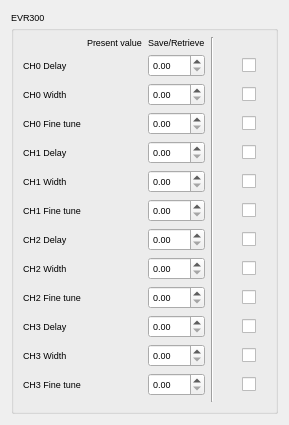
<?xml version="1.0" encoding="UTF-8"?>
<ui version="4.0">
 <class>evrSnapshot</class>
 <widget class="TaurusWidget" name="evrSnapshot">
  <property name="geometry">
   <rect>
    <x>0</x>
    <y>0</y>
    <width>289</width>
    <height>383</height>
   </rect>
  </property>
  <property name="font">
   <font>
    <pointsize>7</pointsize>
   </font>
  </property>
  <property name="windowTitle">
   <string>Form</string>
  </property>
  <layout class="QGridLayout" name="gridLayout_2">
   <item row="0" column="0">
    <widget class="TaurusGroupBox" name="evrGroup">
     <property name="title">
      <string>EVR300</string>
     </property>
     <layout class="QGridLayout" name="gridLayout">
      <item row="9" column="2">
       <widget class="TaurusLabel" name="Fine2Read"/>
      </item>
      <item row="7" column="2">
       <widget class="TaurusLabel" name="Delay2Read"/>
      </item>
      <item row="8" column="2">
       <widget class="TaurusLabel" name="Width2Read"/>
      </item>
      <item row="0" column="4" rowspan="14" colspan="2">
       <widget class="Line" name="line">
        <property name="orientation">
         <enum>Qt::Vertical</enum>
        </property>
       </widget>
      </item>
      <item row="1" column="2">
       <widget class="TaurusLabel" name="Delay0Read"/>
      </item>
      <item row="6" column="2">
       <widget class="TaurusLabel" name="Fine1Read"/>
      </item>
      <item row="10" column="2">
       <widget class="TaurusLabel" name="Delay3Read"/>
      </item>
      <item row="2" column="2">
       <widget class="TaurusLabel" name="Width0Read"/>
      </item>
      <item row="3" column="2">
       <widget class="TaurusLabel" name="Fine0Read"/>
      </item>
      <item row="4" column="2">
       <widget class="TaurusLabel" name="Delay1Read"/>
      </item>
      <item row="5" column="2">
       <widget class="TaurusLabel" name="Width1Read"/>
      </item>
      <item row="11" column="2">
       <widget class="TaurusLabel" name="Width3Read"/>
      </item>
      <item row="0" column="2">
       <widget class="QLabel" name="PresentWriteTitle">
        <property name="text">
         <string>Present value</string>
        </property>
       </widget>
      </item>
      <item row="0" column="3">
       <widget class="QLabel" name="SaveRetrieveTitle">
        <property name="text">
         <string>Save/Retrieve</string>
        </property>
       </widget>
      </item>
      <item row="1" column="0">
       <widget class="QLabel" name="Delay0Label">
        <property name="text">
         <string>CH0 Delay</string>
        </property>
       </widget>
      </item>
      <item row="1" column="3">
       <widget class="QDoubleSpinBox" name="Delay0Write"/>
      </item>
      <item row="1" column="5">
       <widget class="QCheckBox" name="Delay0Check">
        <property name="text">
         <string/>
        </property>
       </widget>
      </item>
      <item row="2" column="0">
       <widget class="QLabel" name="Width0Label">
        <property name="text">
         <string>CH0 Width</string>
        </property>
       </widget>
      </item>
      <item row="2" column="3">
       <widget class="QDoubleSpinBox" name="Width0Write"/>
      </item>
      <item row="2" column="5">
       <widget class="QCheckBox" name="Width0Check">
        <property name="text">
         <string/>
        </property>
       </widget>
      </item>
      <item row="3" column="0">
       <widget class="QLabel" name="Fine0Label">
        <property name="text">
         <string>CH0 Fine tune</string>
        </property>
       </widget>
      </item>
      <item row="3" column="3">
       <widget class="QDoubleSpinBox" name="Fine0Write"/>
      </item>
      <item row="3" column="5">
       <widget class="QCheckBox" name="Fine0Check">
        <property name="text">
         <string/>
        </property>
       </widget>
      </item>
      <item row="4" column="0">
       <widget class="QLabel" name="Delay1Label">
        <property name="text">
         <string>CH1 Delay</string>
        </property>
       </widget>
      </item>
      <item row="4" column="3">
       <widget class="QDoubleSpinBox" name="Delay1Write"/>
      </item>
      <item row="4" column="5">
       <widget class="QCheckBox" name="Delay1Check">
        <property name="text">
         <string/>
        </property>
       </widget>
      </item>
      <item row="5" column="0">
       <widget class="QLabel" name="Width1Label">
        <property name="text">
         <string>CH1 Width</string>
        </property>
       </widget>
      </item>
      <item row="5" column="3">
       <widget class="QDoubleSpinBox" name="Width1Write"/>
      </item>
      <item row="5" column="5">
       <widget class="QCheckBox" name="Width1Check">
        <property name="text">
         <string/>
        </property>
       </widget>
      </item>
      <item row="6" column="0">
       <widget class="QLabel" name="Fine1Label">
        <property name="text">
         <string>CH1 Fine tune</string>
        </property>
       </widget>
      </item>
      <item row="6" column="3">
       <widget class="QDoubleSpinBox" name="Fine1Write"/>
      </item>
      <item row="6" column="5">
       <widget class="QCheckBox" name="Fine1Check">
        <property name="text">
         <string/>
        </property>
       </widget>
      </item>
      <item row="7" column="0">
       <widget class="QLabel" name="Delay2Label">
        <property name="text">
         <string>CH2 Delay</string>
        </property>
       </widget>
      </item>
      <item row="7" column="3">
       <widget class="QDoubleSpinBox" name="Delay2Write"/>
      </item>
      <item row="7" column="5">
       <widget class="QCheckBox" name="Delay2Check">
        <property name="text">
         <string/>
        </property>
       </widget>
      </item>
      <item row="8" column="0">
       <widget class="QLabel" name="Width2Label">
        <property name="text">
         <string>CH2 Width</string>
        </property>
       </widget>
      </item>
      <item row="8" column="3">
       <widget class="QDoubleSpinBox" name="Width2Write"/>
      </item>
      <item row="8" column="5">
       <widget class="QCheckBox" name="Width2Check">
        <property name="text">
         <string/>
        </property>
       </widget>
      </item>
      <item row="9" column="0">
       <widget class="QLabel" name="Fine2Label">
        <property name="text">
         <string>CH2 Fine tune</string>
        </property>
       </widget>
      </item>
      <item row="9" column="3">
       <widget class="QDoubleSpinBox" name="Fine2Write"/>
      </item>
      <item row="9" column="5">
       <widget class="QCheckBox" name="Fine2Check">
        <property name="text">
         <string/>
        </property>
       </widget>
      </item>
      <item row="10" column="0">
       <widget class="QLabel" name="Delay3Label">
        <property name="text">
         <string>CH3 Delay</string>
        </property>
       </widget>
      </item>
      <item row="10" column="3">
       <widget class="QDoubleSpinBox" name="Delay3Write"/>
      </item>
      <item row="10" column="5">
       <widget class="QCheckBox" name="Delay3Check">
        <property name="text">
         <string/>
        </property>
       </widget>
      </item>
      <item row="11" column="0">
       <widget class="QLabel" name="Width3Label">
        <property name="text">
         <string>CH3 Width</string>
        </property>
       </widget>
      </item>
      <item row="11" column="3">
       <widget class="QDoubleSpinBox" name="Width3Write"/>
      </item>
      <item row="11" column="5">
       <widget class="QCheckBox" name="Width3Check">
        <property name="text">
         <string/>
        </property>
       </widget>
      </item>
      <item row="12" column="0">
       <widget class="QLabel" name="Fine3Label">
        <property name="text">
         <string>CH3 Fine tune</string>
        </property>
       </widget>
      </item>
      <item row="12" column="3">
       <widget class="QDoubleSpinBox" name="Fine3Write"/>
      </item>
      <item row="12" column="5">
       <widget class="QCheckBox" name="Fine3Check">
        <property name="text">
         <string/>
        </property>
       </widget>
      </item>
      <item row="13" column="2">
       <spacer name="verticalSpacer">
        <property name="orientation">
         <enum>Qt::Vertical</enum>
        </property>
        <property name="sizeHint" stdset="0">
         <size>
          <width>20</width>
          <height>40</height>
         </size>
        </property>
       </spacer>
      </item>
      <item row="12" column="2">
       <widget class="TaurusLabel" name="Fine3Read"/>
      </item>
     </layout>
    </widget>
   </item>
  </layout>
 </widget>
 <customwidgets>
  <customwidget>
   <class>TaurusWidget</class>
   <extends>QWidget</extends>
   <header>taurus.qt.qtgui.container</header>
   <container>1</container>
  </customwidget>
  <customwidget>
   <class>TaurusLabel</class>
   <extends>QLabel</extends>
   <header>taurus.qt.qtgui.display</header>
  </customwidget>
  <customwidget>
   <class>TaurusGroupBox</class>
   <extends>QGroupBox</extends>
   <header>taurus.qt.qtgui.container</header>
   <container>1</container>
  </customwidget>
 </customwidgets>
 <resources/>
 <connections/>
</ui>
